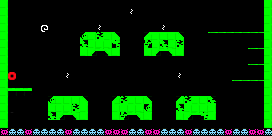

A level layout from a 2D game, rendered from its tile map. Below: a short description, then the map file with its tile-grid data intact:
An orthogonal 34x17 tile map with 8x8 px tiles, 1 tile layer (Tile Layer 1) and 6 objects (2x 3, 1, 2).

<map version="1.0" orientation="orthogonal" renderorder="right-down" width="34" height="17" tilewidth="8" tileheight="8" nextobjectid="12">
 <properties>
  <property name="name" value="Mess invaders" />
  <property name="upsidedown" value="1" />
 </properties>
 <tileset firstgid="1" name="tileset" tilewidth="8" tileheight="8">
  <image source="tileset.png" width="160" height="80" />
 </tileset>
 <layer name="Tile Layer 1" width="34" height="17">
  <properties>
   <property name="texture" value="tileset" />
  </properties>
  <data encoding="csv">
1,0,0,0,0,0,0,0,0,0,0,0,0,0,0,0,0,0,0,0,0,0,0,0,0,0,0,0,0,0,0,0,0,1,
1,0,0,0,0,0,0,0,0,0,0,0,0,0,0,0,6,0,0,0,0,0,0,0,0,0,0,0,0,0,0,0,0,1,
1,0,0,0,9,10,11,0,0,0,0,0,0,0,0,0,0,0,0,0,0,0,0,0,0,0,0,0,0,0,0,0,0,1,
1,0,0,0,12,13,14,0,0,0,0,0,6,0,0,0,0,0,0,0,6,0,0,0,0,0,0,0,0,0,0,0,0,1,
1,0,0,0,15,16,17,0,0,0,121,1,101,1,41,0,0,0,21,1,1,1,41,0,0,0,2,2,2,2,2,2,2,1,
1,0,0,0,0,0,0,0,0,0,141,1,1,1,181,0,0,0,161,1,141,1,101,0,0,0,0,0,0,0,0,0,0,1,
1,0,0,0,0,0,0,0,0,0,1,61,22,81,1,0,0,0,1,61,22,81,1,0,0,0,0,0,0,0,0,2,2,1,
1,0,0,0,0,0,0,0,0,0,0,0,0,0,0,0,0,0,0,0,0,0,0,0,0,0,0,0,0,0,0,0,0,1,
1,0,0,0,0,0,0,0,0,0,0,0,0,0,0,0,0,0,0,0,0,0,0,0,0,0,0,0,0,0,0,2,2,1,
1,20,0,0,0,0,0,0,6,0,0,0,0,0,0,0,0,0,0,0,0,0,6,0,0,0,0,0,0,0,0,0,0,1,
1,0,0,0,0,0,0,0,0,0,0,0,0,0,0,0,0,0,0,0,0,0,0,0,0,0,0,0,0,2,2,2,2,1,
1,22,22,22,0,0,0,0,0,0,0,0,0,0,0,0,0,0,0,0,0,0,0,0,0,0,0,0,0,0,0,0,0,1,
1,0,0,0,0,0,121,1,1,1,41,0,0,0,21,101,1,1,41,0,0,0,21,101,1,1,141,0,0,0,0,0,0,1,
1,0,0,0,0,0,1,1,1,101,1,0,0,0,1,1,1,1,121,0,0,0,141,1,1,1,1,0,0,0,0,0,0,1,
1,26,0,0,0,0,141,61,22,81,1,0,0,0,1,161,22,81,1,0,0,0,1,61,22,181,1,0,0,0,0,0,0,1,
1,0,0,0,0,0,0,0,0,0,0,0,0,0,0,0,0,0,0,0,0,0,0,0,0,0,0,0,0,0,0,0,0,1,
7,27,27,7,27,27,27,27,7,27,27,27,27,7,7,7,27,27,7,7,27,27,27,7,27,27,27,27,7,27,27,7,7,27
</data>
 </layer>
 <objectgroup name="enemy">
  <properties>
   <property name="_type" value="1" />
   <property name="sizex" value="12" />
   <property name="sizey" value="8" />
   <property name="speedx" value="10" />
   <property name="speedy" value="30" />
   <property name="texture" value="enemies_12x8" />
  </properties>
  <object id="1" type="1" x="120" y="24">
   <properties>
    <property name="offset" value="80" />
   </properties>
   <polyline points="-16,0 40,0" />
  </object>
  <object id="7" type="2" x="216" y="96">
   <properties>
    <property name="offset" value="60" />
   </properties>
   <polyline points="0,-20 0,-80" />
  </object>
 </objectgroup>
 <objectgroup name="enemy_stop">
  <properties>
   <property name="_type" value="1" />
   <property name="sizex" value="12" />
   <property name="sizey" value="8" />
   <property name="speedx" value="0" />
   <property name="speedy" value="0" />
   <property name="texture" value="enemies_12x8" />
  </properties>
  <object id="2" type="3" x="100" y="120">
   <polyline points="0,0 0,0" />
  </object>
  <object id="3" type="3" x="164" y="120">
   <polyline points="0,0 0,0" />
  </object>
 </objectgroup>
 <objectgroup name="emmiters">
  <properties>
   <property name="_type" value="2" />
   <property name="delay" value="1200" />
   <property name="offset" value="600" />
   <property name="sizex" value="3" />
   <property name="sizey" value="5" />
   <property name="speed" value="30" />
   <property name="texture" value="emiter_3x5" />
  </properties>
  <object id="4" x="98" y="117">
   <properties>
    <property name="offset" value="900" />
   </properties>
   <polyline points="0,0 0,-66" />
  </object>
  <object id="5" x="162" y="117">
   <properties>
    <property name="offset" value="700" />
   </properties>
   <polyline points="0,0 0,-66" />
  </object>
 </objectgroup>
</map>
